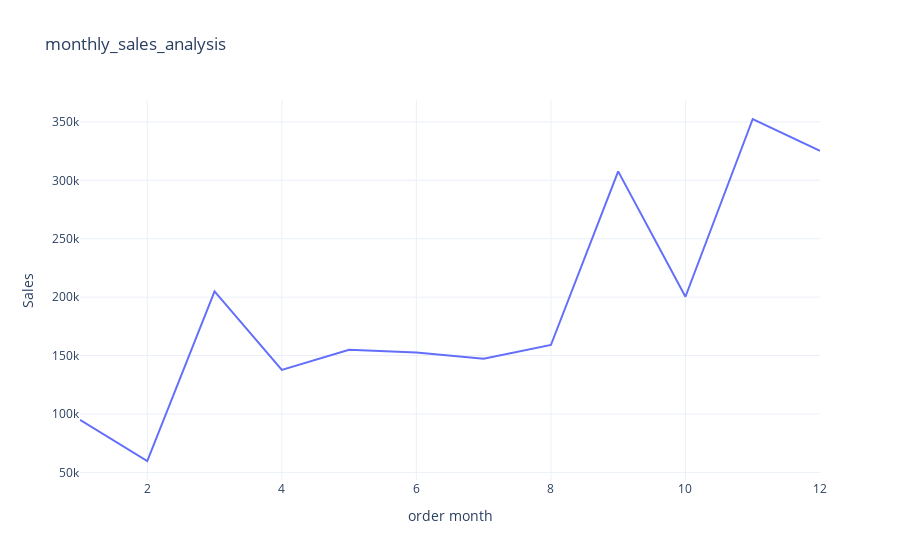

The notebook cell saved with this chart:
### Code cell
sales_by_month=data.groupby('order month')['Sales'].sum().reset_index()
fig=px.line(sales_by_month,
            x='order month',
            y='Sales',
            title='monthly_sales_analysis')
fig.show()

### Figure 1 — Plotly figure (JSON) as saved in the notebook; plotly's stock layout.template omitted (floating-point values rounded to 4 significant figures)
{"data": [{"hovertemplate": "order month=%{x}<br>Sales=%{y}<extra></extra>", "legendgroup": "", "line": {"color": "#636efa", "dash": "solid"}, "marker": {"symbol": "circle"}, "mode": "lines", "name": "", "orientation": "v", "showlegend": false, "type": "scatter", "x": [1, 2, 3, 4, 5, 6, 7, 8, 9, 10, 11, 12], "xaxis": "x", "y": [94920.0, 59750.0, 205000.0, 137800.0, 155000.0, 152700.0, 147200.0, 159000.0, 307600.0, 200300.0, 352500.0, 325300.0], "yaxis": "y"}], "layout": {"autosize": true, "legend": {"tracegroupgap": 0}, "title": {"text": "monthly_sales_analysis"}, "xaxis": {"anchor": "y", "autorange": true, "domain": [0, 1], "range": [1, 12], "title": {"text": "order month"}, "type": "linear"}, "yaxis": {"anchor": "x", "autorange": true, "domain": [0, 1], "range": [43490.0, 368700.0], "title": {"text": "Sales"}, "type": "linear"}}}
